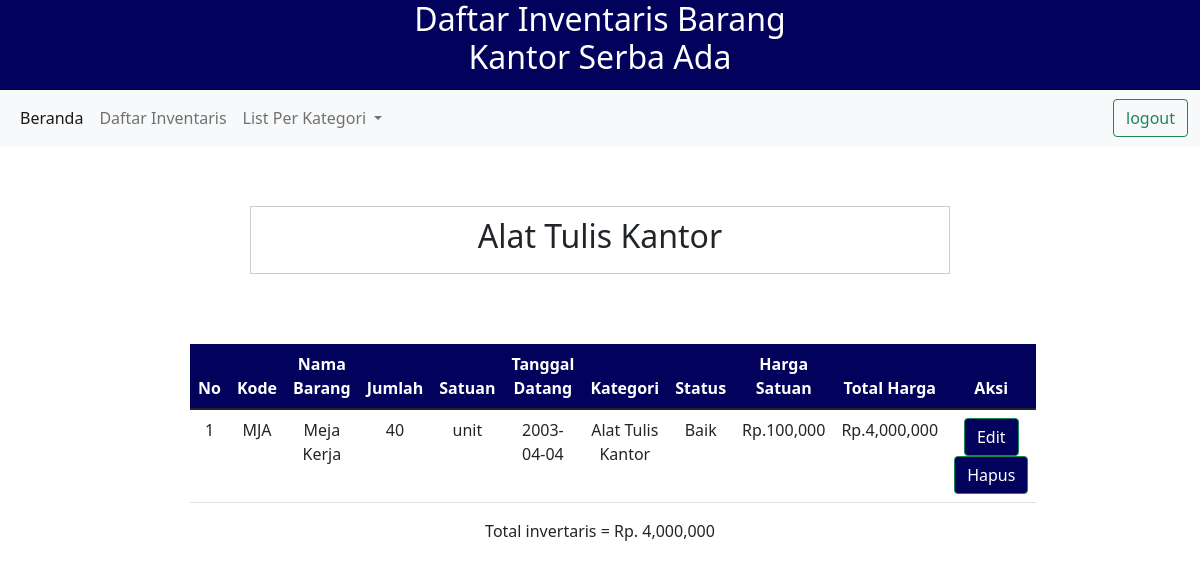
The page /tulis.php (signed in) on the database its author committed.
### tables this page shows
CREATE TABLE `inventaris` (
  `kode_barang` varchar(10) NOT NULL,
  `nama_barang` varchar(30) DEFAULT NULL,
  `jumlah` int(11) DEFAULT NULL,
  `satuan` varchar(15) DEFAULT NULL,
  `tgl_datang` date DEFAULT NULL,
  `kategori` varchar(20) DEFAULT NULL,
  `status_barang` varchar(20) DEFAULT NULL,
  `harga` int(20) DEFAULT NULL
);

### tulis.php (the view, shortened to what this page needs)
<!DOCTYPE html>
<html lang="en">
    <?php
    include 'db.php';
    ?>
<head>
    <link rel="stylesheet" href="dashboard.css" type="text/css">
<link href="https://cdn.jsdelivr.net/npm/bootstrap@5.1.3/dist/css/bootstrap.min.css" rel="stylesheet">
</head>
<body>
    <div class="header">
        <h1>Daftar Inventaris Barang <br>Kantor Serba Ada</h1>
    </div>
    <nav class="navbar navbar-expand-lg navbar-light bg-light">
            <div class="container-fluid">
              <div class="collapse navbar-collapse" id="navbarSupportedContent">
                <ul class="navbar-nav me-auto mb-2 mb-lg-0">
                  <li class="nav-item">
                    <a class="nav-link active" aria-current="page" href="dashboard.php">Beranda</a>
                  </li>
                  <li class="nav-item">
                    <a class="nav-link" href="daftar.php">Daftar Inventaris</a>
                  </li>
                  <li class="nav-item dropdown">
                    <a class="nav-link dropdown-toggle" href="#" id="navbarDropdown" role="button" data-bs-toggle="dropdown" aria-expanded="false">
                      List Per Kategori
                    </a>
                  </li>
                </ul>
                <a href="logout.php">  <button class="btn btn-outline-success " type="submit">logout</button> </a>
              </div>
            </div>
          </nav>
          <div class="box">
<h2 style="text-align: center;">Alat Tulis Kantor </h2>
</div>
<div class="tabel1">
        <table class="table table-hover">
        <thead style="background-color: rgb(2, 2, 92);">
        <tr style="color: white;">
            <th scope="col">No</th>
            <th scope="col">Kode</th>
            <th scope="col">Nama Barang</th>
            <th scope="col">Jumlah </th>
            <th scope="col">Satuan</th>
            <th scope="col">Tanggal Datang</th>
            <th scope="col">Kategori</th>
            <th scope="col">Status</th>
            <th scope="col">Harga Satuan</th>
            <th scope="col">Total Harga</th>
            <th scope="col">Aksi</th>
            </tr>
        </thead>
        <tbody>
        <?php
$i=1;
$tes = mysqli_query($conn, "SELECT * FROM inventaris where kategori = 'Alat Tulis Kantor'");
if(mysqli_num_rows($tes) > 0){
    while($p = $tes->fetch_object()){
?>
<tr>
    <td> <?php echo $i; ?> </td>
    <td> <?= $p -> kode_barang ?> </td>
    <td> <?= $p -> nama_barang ?> </td>
    <td> <?= $p -> jumlah ?> </td>
    <td> <?= $p -> satuan ?> </td>
    <td> <?= $p -> tgl_datang ?> </td>
    <td> <?= $p -> kategori ?> </td>
    <td> <?= $p -> status_barang ?> </td>
    <td> Rp.<?php echo number_format($p -> harga) ?> </td>
    <td> Rp.<?php echo number_format($p -> harga * $p -> jumlah) ?> </td>
    <td> <a href="update.php?kode_barang=<?= $p->kode_barang ?> ">  <button class="btn btn-outline-success" style="background-color:  rgb(2, 2, 92); color :white" type="submit">Edit</button> </a>
    <a href="delete.php?kode_barang=<?= $p->kode_barang ?>  ">  <button class="btn btn-outline-success" style="background-color:  rgb(2, 2, 92);color :white" type="submit">Hapus</button> </a></td>
    <?php $i++;
    $tot= $tot + $p -> harga * $p -> jumlah;
    ?>
</tr>
<?php
    }
}
    ?>
        </tbody>
        </table>
        <?php echo 'Total invertaris = Rp. ';echo number_format($tot) ; ?>
</div>
</body>
</html>

### dashboard.css (style rules this page uses)
.header h1 { text-align: center; font-size: 2em; color: white; }
.header { background-color: rgb(2, 2, 92); top: 0cm; bottom: 0cm; padding-bottom: 5px; }
.navbar { top: 0cm; }
.box { margin: 60px auto; width: 700px; padding: 10px; border: 1px solid #ccc; background: white#191919; ; }
.tabel1 { margin: 50px auto; width: 70%; padding: 10px; text-align: center; transition: 0.25s; }

### rows shown on the page
inventaris: kode_barang "MJA", nama_barang "Meja Kerja", jumlah "40", satuan "unit", tgl_datang "2003-04-04", kategori "Alat Tulis Kantor", status_barang "Baik", harga "100,000", $p -> harga * $p -> jumlah "4,000,000"

### other values the page prints
$tot "4,000,000"
